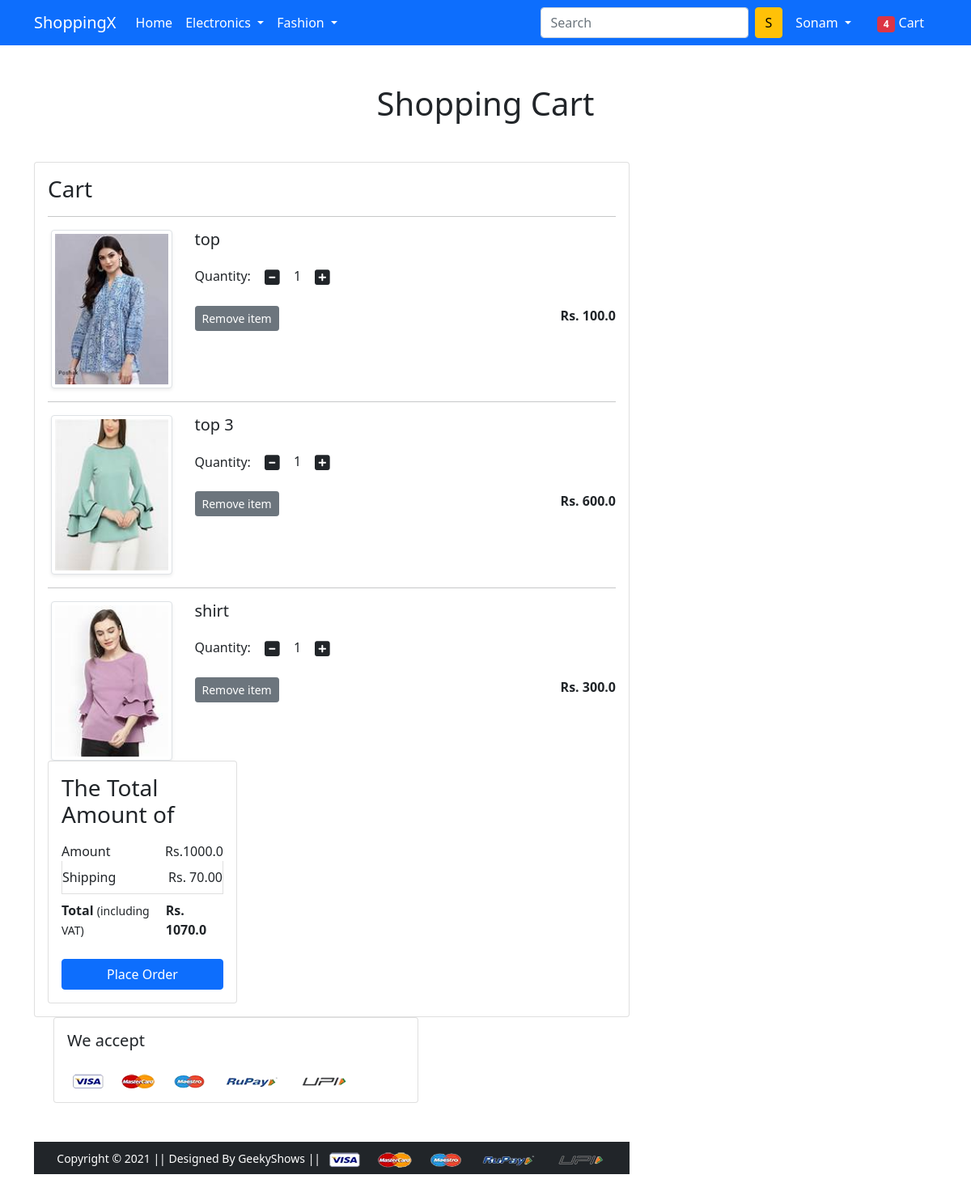
The app's page /cart/ (signed in) with its own data.
### app/models.py (models this page shows, shortened)
class Cart(models.Model):
    id = models.AutoField(primary_key=True)
    user = models.ForeignKey(User, on_delete=models.CASCADE,null=True)
    product = models.ForeignKey(Product, on_delete=models.CASCADE,null=True)
    quantity = models.PositiveIntegerField(default=1,null=True)
    name = models.CharField(max_length=255 ,  default='default_name',null=True)

class Product(models.Model):
    id = models.AutoField(primary_key=True)
    title = models.CharField(max_length=100,null=True)
    selling_price = models.FloatField(null=True)
    discounted_price = models.FloatField(null=True)
    description = models.TextField(null=True)
    brand = models.CharField(max_length=100,null=True)                               #default='default_category'
    catagory = models.CharField(choices=CATEGORY_CHOICES,max_length=2,null=True)
    product_image = models.ImageField(upload_to='productimg',null=True)
    created_at = models.DateTimeField(auto_now_add=True,null=True)
    updated_at = models.DateTimeField(auto_now=True,null=True)

### app/views.py (the view)
# urls.py: path('cart/', views.show_cart, name='showcart'),
@login_required
def show_cart(request):
    if request.user.is_authenticated:
        user=request.user
        cart=Cart.objects.filter(user=user)
        amount=0.0
        shipping_amount=70.0
        total_amount=0.0
        cart_product=[p for p in Cart.objects.all() if p.user ==user]
        if cart_product:
            for p in cart_product:
                tempamount=(p.quantity * p.product.discounted_price)
                amount+=tempamount
                totalamount=amount+shipping_amount
            return render(request, 'app/addtocart.html', {'carts': cart, 'totalamount': totalamount,
            'amount':amount})
        else:
            return render(request, 'app/emptycart.html')

### app/templates/app/addtocart.html (shortened to what this page needs)
{% extends 'app/base.html' %}
{% load static %}
{% block main-content %}
<div class="container my-5">
 <div class="row">
  <h1 class="text-center mb-5">Shopping Cart</h1>
  <div class="col-sm-8">
  <div class="card">
   <div class="card-body">
    <h3>Cart</h3>
    {% for cart in carts %}
    <hr>
    <div class="row">
     <div class="col-sm-3 text-center align-self-center"><img
      src="{{cart.product.product_image.url}}" alt="" srcset="" class="img-fluid img-thumbnail shadow-sm" height="150" width="150"> </div>
     <div class="col-sm-9">
      <div>
       <h5>{{cart.product.title}}</h5>
       <div class="my-3">
        <label for="quantity">Quantity:</label>
        <a class="minus-cart btn" pid="{{cart.product.id}}"><i class="fas fa-minus-square fa-lg"></i></a>
          <span id="quantity">{{cart.quantity}}</span>
        <a class="plus-cart btn" pid="{{cart.product.id}}"><i class="fas fa-plus-square fa-lg"></i></a>
       </div>
       <div class="d-flex justify-content-between">
        <a href="#" class="btn btn-sm btn-secondary mr-3 remove-cart" pid="{{cart.product.id}}">Remove item </a>
        <p class="mb-0"><span><strong>Rs. {{cart.product.discounted_price}}</strong></span></p>
       </div>
      </div>
     </div>
    </div>
    {% endfor %}
  <div class="col-sm-4">
   <div class="card">
    <div class="card-body">
      <h3>The Total Amount of</h3>
      <ul class="list-group">
       <li class="list-group-item d-flex justify-content-between align-items-center border-0
       px-0 pb-0">Amount<span>Rs.<span id="amount">{{amount}}</span></span></li>
       <li class="list-group-item d-flex justify-content-between align-items-center
       px-0">Shipping<span>Rs. 70.00</span></li>
       <li class="list-group-item d-flex justify-content-between align-items-center border-0 px-0 mb-3">
        <div>
           <strong>Total</strong> <small>(including VAT)</small>
         </div>
         <span><strong>Rs. <strong id="totalamount">{{totalamount}}</strong></strong></span>
       </li>
      </ul>
      <div class="d-grid"><a href="{% url 'checkout' %}" class="btn btn-primary">Place Order</a></div>
    </div>
   </div>
  </div>
 </div>
</div>
<div class="container">
 <div class="row">
  <div class="col-sm-8">
   <div class="card">
    <div class="card-body">
      <h5 class="mb-4">We accept</h5>
      <img src="{% static 'app/images/payment.png' %}" alt="" class="img-fluid">
    </div>
  </div>
  </div>
 </div>
</div>
{% endblock main-content %}

### app/templates/app/base.html (shortened to what this page needs)
<!doctype html>
{% load static %}
<html lang="en">
  <head>
    <link href="https://cdn.jsdelivr.net/npm/bootstrap@5.0.0-beta1/dist/css/bootstrap.min.css" rel="stylesheet">
    <link rel="stylesheet" href="{% static 'app/css/owl.carousel.min.css' %}">
    <link rel="stylesheet" href="{% static 'app/css/all.min.css' %}">
    <link rel="stylesheet" href="{% static 'app/css/style.css' %}">
  </head>
  <body>
    <nav class="navbar navbar-expand-lg navbar-dark bg-primary">
     <div class="container">
       <a class="navbar-brand" href="/">ShoppingX</a>
       <div class="collapse navbar-collapse" id="navbarSupportedContent">
         <ul class="navbar-nav me-auto mb-2 mb-lg-0">
           <li class="nav-item">
             <a class="nav-link active" aria-current="page" href="/">Home</a>
           </li>
           <li class="nav-item dropdown">
             <a class="nav-link dropdown-toggle text-white" href="#" id="electronicsDropdown" role="button" data-bs-toggle="dropdown" aria-expanded="false">
               Electronics
             </a>
           </li>
           <li class="nav-item dropdown">
             <a class="nav-link dropdown-toggle text-white" href="#" id="fashionDropdown" role="button" data-bs-toggle="dropdown" aria-expanded="false">
               Fashion
             </a>
           </li>
         </ul>
         <form class="d-flex">
           <input class="form-control me-2" type="search" placeholder="Search" aria-label="Search">
           <button class="btn btn-warning" type="submit">S</button>
         </form>
         <div>
          <ul class="navbar-nav me-auto mb-2 mb-lg-0">
          {% if request.user.is_authenticated %}
           <li class="nav-item dropdown mx-2">
              <a class="nav-link dropdown-toggle text-white" href="#" id="profileDropdown" role="button" data-bs-toggle="dropdown" aria-expanded="false">
                {{request.user.username|capfirst}}
              </a>
            </li>
            <li class="nav-item mx-2">
             <a href="{% url 'showcart' %}" class="nav-link text-white"><span class="badge bg-danger">4</span> Cart </a>
            </li>
          {% endif %}
          </ul>
         </div>
       </div>
     </div>
    </nav>
    {% block main-content %} {% endblock main-content %}
    <footer class="container-fluid bg-dark text-center p-2 mt-5">
        <small class="text-white">Copyright &copy; 2021 || Designed By GeekyShows || </small>
        <img src="{% static 'app/images/payment.png' %}" alt="" srcset="" class="img-fluid" height="2px">
    </footer>
  </body>
</html>

### records on screen
Cart: product.product_image (picture), product "top", quantity "1", product.discounted_price "100.0"
Cart: product.product_image (picture), product "top 3", quantity "1", product.discounted_price "600.0"
Cart: product.product_image (picture), product "shirt", quantity "1", product.discounted_price "300.0"

### other values on screen
{{ request.user.username|capfirst }} "Sonam"
{{ amount }} "1000.0"
{{ totalamount }} "1070.0"
